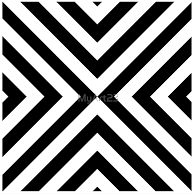
#> input picture pattern1.png, 194 x 194 px; its folder holds 4 pictures in this run
$ python HopfieldNetwork.py
#> lines starting #> are read from the running program, lines starting #| are printed output that depends on the picture
import numpy as np
import matplotlib.pyplot as plt
from PIL import Image

image_prefix = 'pattern' # prefix for image files
side = 50 # side length of the image
num_patterns = 5
n = side * side # number of neurons (pixels)
imgs=[]

# image processing functions
def load_img(path, side): # load and process images into a binary array, where pixels are represented as 1 or -1
#> called with path = 'pattern1.png', side = 50
    img = Image.open(path)
#> img is the input picture: PIL image 194x194 RGBA; mean R, G, B, A 134.4, 134.4, 134.4, 255
    img = img.resize((side, side))
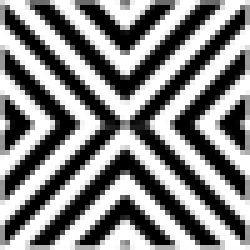
#> img: PIL image 50x50 RGBA (shown 5 times larger); mean R, G, B, A 134.1, 134.1, 134.1, 255
    img = img.convert('1') # convert image to black and white
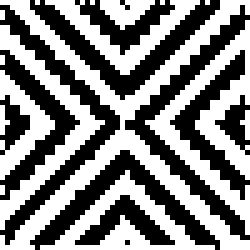
#> img: PIL image 50x50 1 (shown 5 times larger); 52.1% white; black in thin lines or dots
    img = 2 * np.array(img, int) - 1 # map pixel values to {1, -1}
#> img: shape (50, 50) int64; values -1 (black) and 1 (white), 52.1% white; black in thin lines or dots
    return img.flatten() # return the processed image as a 1D array

def show_array(img_array): # visualize images (array)
    side = int(np.sqrt(img_array.shape[0])) # calculate the side length of the image
    img_array = img_array.reshape((side, side)) # reshape the array into a 2D image
    plt.figure(figsize=(3, 3)) # create a new figure
    plt.imshow(img_array) # display the image
    plt.axis('off') # hide the axis
    plt.show() # show the figure

def show_multiple_arrays(img_arrays): # visualize multiple images (arrays)
    fig = plt.figure(figsize=(3, 3))
    for i in range(len(img_arrays)):
        side = int(np.sqrt(img_arrays[i].shape[0]))
        plt.subplot(1, len(img_arrays), i+1)
        plt.imshow(img_arrays[i].reshape((side, side)))
        plt.axis('off')
    plt.show()

def modify_img(n, img): # introduce noise or modifications to an image, for testing the network’s ability to reconstruct it
  for i in range(n): # make 1/2 of image negative
    if i > n/2-1:
      img[i] = -1
  return img

# training. calculate weigths matrix.
def calculate_w(img): # create a weight matrix using the Hebbian learning rule based on the outer product of the image vector.
    # [5 lines of commented-out code are left out]
    w = np.outer(img, img)
    np.fill_diagonal(w, 0) # set diagonal to 0, because we don't want to reinforce the neuron's own activation
    return w

# inference. reconstruct image
def reconstructed_image(n, w, state): # use the weight matrix to reconstruct an image from a modified or noisy version
    # [5 lines of commented-out code are left out]
    state = np.sign(np.dot(w, state)) # vectorized implementation for efficiency
    return state


# memorize images
for i in range(1, num_patterns+1): # memorize images from 1 to 5
    imgs.append(load_img(f'{image_prefix}{i}.png', side))
#> pass 2 of the loop `for i in range(1, num_patterns+1):`:
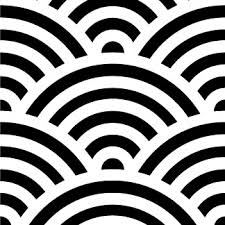
#> input picture pattern2.png, 225 x 225 px
#> in load_img, img is the input picture: PIL image 225x225 RGB; min 0, max 255, mean 140.5
#> in load_img (call 2), `img = img.resize((side, side))`:
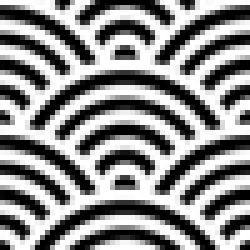
#> img: PIL image 50x50 RGB (shown 5 times larger); min 0, max 255, mean 140.4
#> in load_img (call 2), `img = img.convert('1')`:
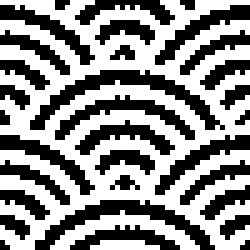
#> img: PIL image 50x50 1 (shown 5 times larger); 55.1% white; black in thin lines or dots
#> pass 3 of the loop `for i in range(1, num_patterns+1):`:
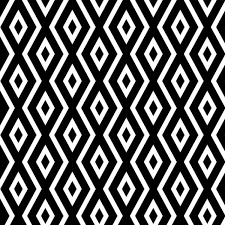
#> input picture pattern3.png, 225 x 225 px
#> in load_img, img is the input picture: PIL image 225x225 P; min 0, max 255, mean 96.4
#> in load_img (call 3), `img = img.resize((side, side))`:
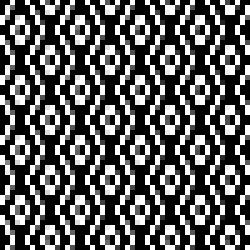
#> img: PIL image 50x50 P (shown 5 times larger); min 0, max 255, mean 93.3
#> in load_img (call 3), `img = img.convert('1')`:
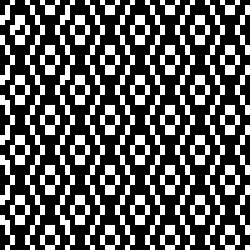
#> img: PIL image 50x50 1 (shown 5 times larger); 33.8% white in thin lines or dots
#> (the run stopped early here; a loop or call above may not have finished)
